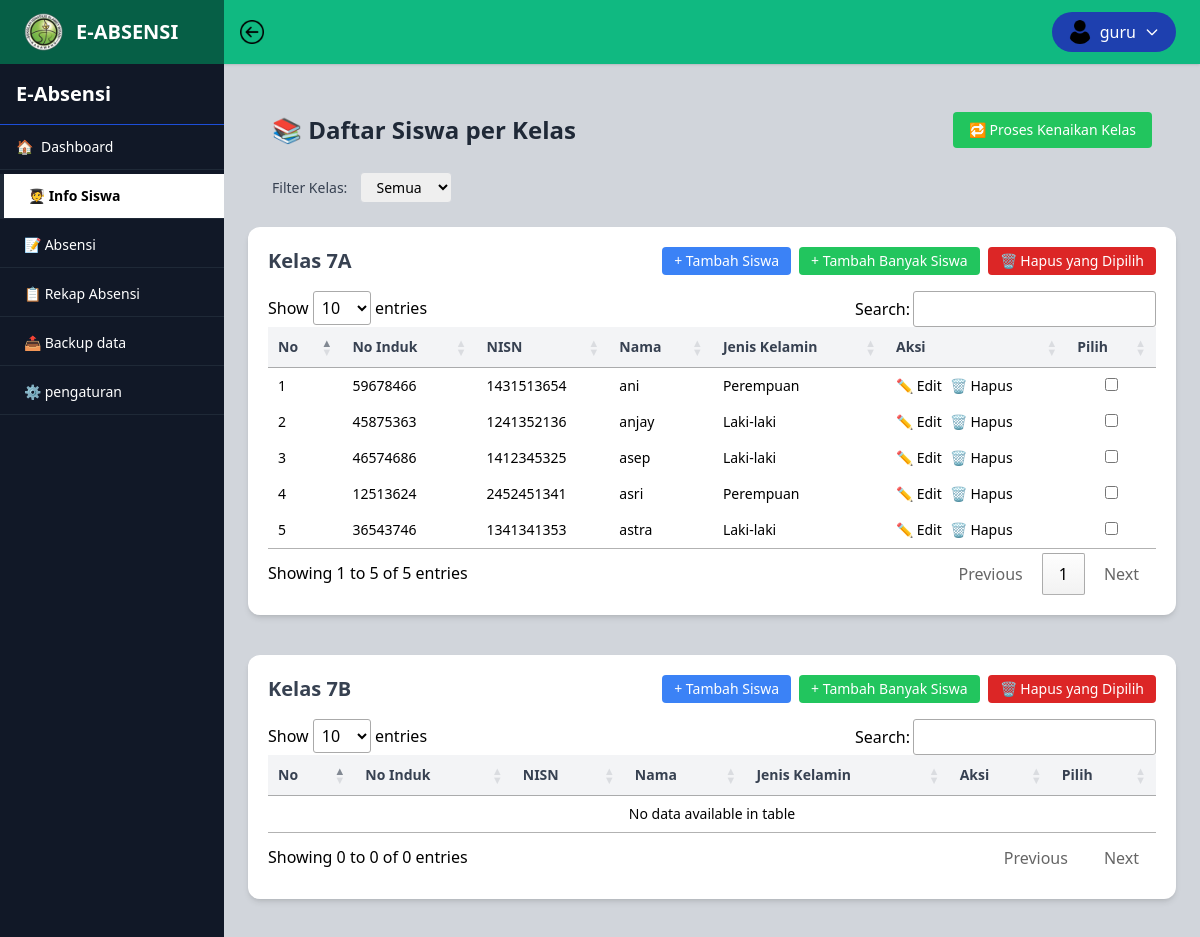
The app's page /dashboard.php?page=info_siswa (signed in, upper part), older data.
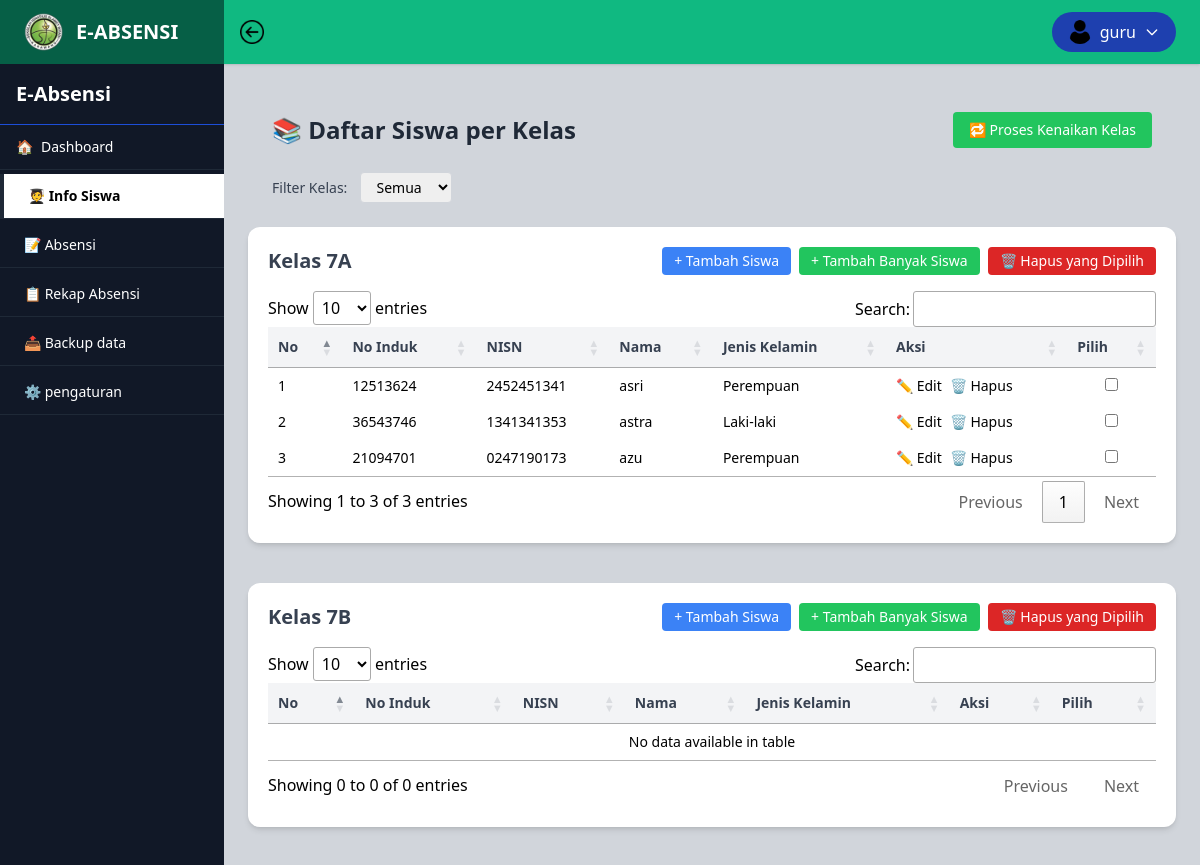
The same page, newer data.
### tables this page shows
CREATE TABLE user (
            id_user INTEGER PRIMARY KEY AUTOINCREMENT,
            nama_lengkap TEXT,
            username TEXT UNIQUE NOT NULL,
            password TEXT NOT NULL,
            foto_profil TEXT
        );

CREATE TABLE kelas (
            id_kelas INTEGER PRIMARY KEY AUTOINCREMENT,
            nama_kelas TEXT UNIQUE NOT NULL
        );

CREATE TABLE siswa (
            id_siswa INTEGER PRIMARY KEY AUTOINCREMENT,
            no_induk TEXT NOT NULL,
            nisn TEXT UNIQUE NOT NULL,
            nama TEXT NOT NULL,
            jenis_kelamin TEXT CHECK(jenis_kelamin IN ('L', 'P')) NOT NULL,
            id_kelas INTEGER NOT NULL,
            FOREIGN KEY (id_kelas) REFERENCES kelas(id_kelas)
        );

### public/layouts/info_siswa.php (the view, shortened to what this page needs)
<?php
require_once(__DIR__ . '/../../app/db.php');
$kelasQuery = $db->query("SELECT * FROM kelas ORDER BY nama_kelas ASC");
$kelasList = $kelasQuery->fetchAll(PDO::FETCH_ASSOC);
?>
<link rel="stylesheet" href="https://cdn.datatables.net/1.13.6/css/jquery.dataTables.min.css" />
<div class="p-6">
    <div class="flex justify-between items-center mb-6">
        <h2 class="text-2xl font-bold text-gray-800">📚 Daftar Siswa per Kelas</h2>
        <a href="dashboard.php?page=SiswaController/naik_kelas"
           onclick="return confirm('Proses kenaikan kelas akan memindahkan semua siswa:\n- 7A-C ke 8A-C\n- 8A-C ke 9A-C\n- 9A-C akan dihapus\n\nLanjutkan?')"
           class="bg-green-500 text-white px-4 py-2 rounded hover:bg-green-600 text-sm">
            🔁 Proses Kenaikan Kelas
        </a>
    </div>
    <div>
        <label for="filterKelas" class="mr-2 text-sm text-gray-700">Filter Kelas:</label>
        <select id="filterKelas" class="border border-gray-300 rounded px-3 py-1 text-sm">
            <option value="all">Semua</option>
        </select>
    </div>
</div>
<?php foreach ($kelasList as $kelas): ?>
    <?php
    $id_kelas = $kelas['id_kelas'];
    $nama_kelas = $kelas['nama_kelas'];
    $safeTableId = 'tabel_' . preg_replace('/[^a-zA-Z0-9]/', '', $nama_kelas);
    $stmt = $db->prepare("SELECT * FROM siswa WHERE id_kelas = ? ORDER BY nama ASC");
    $stmt->execute([$id_kelas]);
    $siswaList = $stmt->fetchAll(PDO::FETCH_ASSOC);
    ?>
    <div class="kelas-section kelas_<?= $id_kelas ?> mb-10 bg-white p-5 rounded-xl shadow-md">
        <form action="dashboard.php?page=SiswaController/hapus_banyak_siswa" method="POST" onsubmit="return confirm('Yakin ingin menghapus siswa yang dipilih?')">
            <div class="flex justify-between items-center mb-4">
                <h3 class="text-xl font-semibold text-gray-700">Kelas <?= htmlspecialchars($nama_kelas) ?></h3>
                <div class="space-x-2 flex items-center">
                    <a href="dashboard.php?page=SiswaController/tambah_siswa&id_kelas=<?= $id_kelas ?>"
                        class="bg-blue-500 text-white px-3 py-1 rounded hover:bg-blue-600 text-sm">+ Tambah Siswa</a>
                    <a href="dashboard.php?page=SiswaController/tambah_banyak_siswa&id_kelas=<?= $id_kelas ?>"
                        class="bg-green-500 text-white px-3 py-1 rounded hover:bg-green-600 text-sm">+ Tambah Banyak Siswa</a>
                    <button type="submit" class="bg-red-600 text-white px-3 py-1 rounded hover:bg-red-700 text-sm">
                        🗑️ Hapus yang Dipilih
                    </button>
                </div>
            </div>
            <div class="overflow-x-auto">
                <table id="<?= $safeTableId ?>" class="min-w-full text-sm text-left">
                    <thead class="bg-gray-100 text-gray-700">
                        <tr>
                            <th class="px-3 py-2">No</th>
                            <th class="px-3 py-2">No Induk</th>
                            <th class="px-3 py-2">NISN</th>
                            <th class="px-3 py-2">Nama</th>
                            <th class="px-3 py-2">Jenis Kelamin</th>
                            <th class="px-3 py-2">Aksi</th>
                            <th class="px-3 py-2">Pilih</th>
                        </tr>
                    </thead>
                    <tbody>
                        <?php foreach ($siswaList as $i => $siswa): ?>
                            <tr class="hover:bg-gray-50 border-b">
                                <td class="px-3 py-2"><?= $i + 1 ?></td>
                                <td class="px-3 py-2"><?= htmlspecialchars($siswa['no_induk']) ?></td>
                                <td class="px-3 py-2"><?= htmlspecialchars($siswa['nisn']) ?></td>
                                <td class="px-3 py-2"><?= htmlspecialchars($siswa['nama']) ?></td>
                                <td class="px-3 py-2"><?= $siswa['jenis_kelamin'] === 'L' ? 'Laki-laki' : 'Perempuan' ?></td>
                                <td class="px-3 py-2 flex gap-2">
                                    <a href="dashboard.php?page=SiswaController/edit_siswa&id=<?= $siswa['id_siswa'] ?>">✏️ Edit</a>
                                    <a href="dashboard.php?page=SiswaController/hapus_siswa&id=<?= $siswa['id_siswa'] ?>" onclick="return confirm('Yakin ingin menghapus siswa ini?')">🗑️ Hapus</a>
                                </td>
                                <td class="px-3 py-2 text-center">
                                    <input type="checkbox" name="id_siswa[]" value="<?= $siswa['id_siswa'] ?>">
                                </td>
                            </tr>
                        <?php endforeach; ?>
                    </tbody>
                </table>
            </div>
        </form>
    </div>
<?php endforeach; ?>

### public/dashboard.php (shortened to what this page needs)
<?php
require_once(__DIR__ . '/../app/db.php');
$id_user = $_SESSION['id_user'] ?? null;
$fotoProfil = './img/user.png';
if ($id_user) {
  $stmt = $db->prepare("SELECT foto_profil FROM user WHERE id_user = ?");
  $stmt->execute([$id_user]);
  $user = $stmt->fetch(PDO::FETCH_ASSOC);
  if (!empty($user['foto_profil'])) {
    $fotoProfil = './uploads/' . $user['foto_profil'];
  }
}
$currentPage = $_GET['page'] ?? 'home';
function isActive($targetPage, $currentPage)
{
  return $targetPage === $currentPage
    ? 'bg-white text-black border-l-4 border-blue-900 font-semibold'
    : 'hover:bg-white hover:text-black hover:border-l-4 hover:border-blue-900';
}
?>
<!DOCTYPE html>
<html lang="id">
<head>
  <script src="https://cdn.tailwindcss.com"></script>
</head>
<body class="h-screen flex flex-col transition-colors duration-300">
  <header class="flex items-center h-16 shadow">
    <div class="flex items-center bg-emerald-800 h-full px-6 w-56">
      <img src="./img/title.png" alt="Logo" class="h-10 w-auto mr-3">
      <h1 class="text-xl font-semibold text-white">E-ABSENSI</h1>
    </div>
    <div class="flex-1 bg-emerald-500 h-full w-full flex items-center px-4">
      <div class="cursor-pointer" onclick="toggleSidebar()">
        <img id="toggleSidebar" src="./img/sidebar on.png" alt="Toggle Sidebar"
          class="h-6 w-6 transition-transform duration-300 cursor-pointer">
      </div>
    </div>
    <div class="bg-emerald-500 h-full flex items-center px-6 relative">
      <button onclick="toggleUserDropdown()" id="userButton"
        class="flex items-center space-x-2 bg-blue-800 text-white px-4 py-2 rounded-full transition duration-300 ease-in-out hover:bg-blue-700 focus:outline-none focus:ring-2 focus:ring-blue-500">
        <img src="<?= htmlspecialchars($fotoProfil) ?>" alt="Foto Profil" class="w-6 h-6 rounded-full object-cover">
        <span class="font-medium"><?= htmlspecialchars($_SESSION['username']) ?></span>
        <svg id="arrowIcon" class="w-4 h-4 ml-1 transition-transform duration-300 transform" fill="none" stroke="currentColor" viewBox="0 0 24 24">
          <path stroke-linecap="round" stroke-linejoin="round" stroke-width="2" d="M19 9l-7 7-7-7" />
        </svg>
      </button>
    </div>
  </header>
  <div class="flex overflow-hidden flex-1">
    <aside id="sidebar" class="w-56 bg-gray-900 text-white flex flex-col transition-all duration-300 ease-in-out">
      <div class="p-4 font-bold text-xl border-b border-blue-700 flex justify-between items-center">
        <span>E-Absensi</span>
      </div>
      <nav class="flex-1 text-sm space-y-1">
        <a href="dashboard.php"
          class="flex items-center space-x-2 px-4 py-3 w-full border-b border-gray-800 <?= isActive('home', $currentPage) ?>">
          <span>🏠</span><span>Dashboard</span>
        </a>
        <a href="dashboard.php?page=info_siswa" class="block px-6 py-3 w-full border-b border-gray-800 <?= isActive('info_siswa', $currentPage) ?>">🧑‍🎓 Info Siswa</a>
        <a href="dashboard.php?page=absensi" class="block px-6 py-3 w-full border-b border-gray-800 <?= isActive('absensi', $currentPage) ?>">📝 Absensi</a>
        <a href="dashboard.php?page=rekap_absensi" class="block px-6 py-3 w-full border-b border-gray-800 <?= isActive('rekap_absensi', $currentPage) ?>">📋 Rekap Absensi</a>
        <a href="dashboard.php?page=backup" class="block px-6 py-3 w-full border-b border-gray-800 <?= isActive('backup', $currentPage) ?>">📤 Backup data</a>
        <a href="dashboard.php?page=pengaturan" class="block px-6 py-3 w-full border-b border-gray-800 <?= isActive('pengaturan', $currentPage) ?>">⚙️ pengaturan</a>
      </nav>
    </aside>
    <div class="flex-1 flex flex-col overflow-hidden">
      <main id="mainContent" class="flex-1 p-6 overflow-y-auto ml-0 transition-all duration-300 ease-in-out">
        <?php
        $page = $_GET['page'] ?? 'home';
        if (str_contains($page, '/')) {
          $file = $page . ".php";
          if (file_exists($file)) {
            include $file;
            $found = true;
          } else {
            echo "<pre>TIDAK DITEMUKAN</pre>";
          }
        } else {
          $allowed_paths = [
            'layouts/',
            'SiswaController/',
            'AbsensiController/',
            'RekapAbsensiController/'
          ];
          foreach ($allowed_paths as $path) {
            $file = $path . ($page === 'home' ? 'dashboard' : $page) . ".php";
            if (file_exists($file)) {
              include $file;
              break;
            } else {
              echo "<pre>TIDAK DITEMUKAN</pre>";
            }
          }
        }
        ?>
      </main>
    </div>
  </div>
</body>
</html>

Row changes from the older to the newer data that the page shows:
removed siswa: no_induk "59678466", nisn "1431513654", nama "ani", jenis_kelamin "Perempuan", shown under kelas (number 1 of 2 on the later page)
removed siswa: no_induk "45875363", nisn "1241352136", nama "anjay", jenis_kelamin "Laki-laki", shown under kelas (number 1 of 2 on the later page)
removed siswa: no_induk "46574686", nisn "1412345325", nama "asep", jenis_kelamin "Laki-laki", shown under kelas (number 1 of 2 on the later page)
added siswa: no_induk "21094701", nisn "0247190173", nama "azu", jenis_kelamin "Perempuan", shown under kelas (number 1 of 2 on the later page)
Text that changed along with them:
text written by a page script: "Show entries Search: Showing 1 to 5 of 5 entries Previous 1 Next" → "Show entries Search: Showing 1 to 3 of 3 entries Previous 1 Next"
